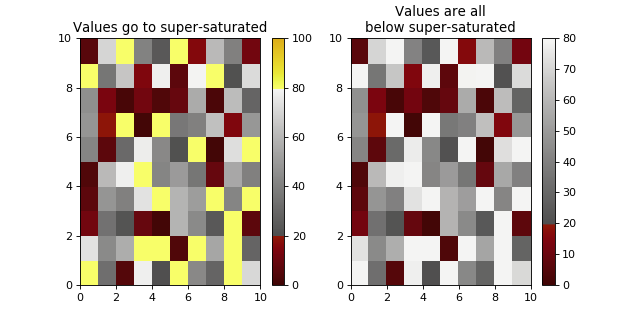

This chart was generated by the following Python code:
import cmocean
import matplotlib.pyplot as plt

cmap = cmocean.cm.oxy
fig, axes = plt.subplots(1, 2, figsize=(8,4))
A = np.random.randint(0, 101, (10,10))
mappable = axes[0].pcolormesh(A, vmin=0, vmax=100, cmap=cmap)
axes[0].set_title('Values go to super-saturated')
fig.colorbar(mappable, ax=axes[0])

newcmap = cmocean.tools.crop_by_percent(cmap, 20, which='max', N=None)
A[A>80] = 80
mappable = axes[1].pcolormesh(A, vmin=0, vmax=80, cmap=newcmap)
axes[1].set_title('Values are all\nbelow super-saturated')
fig.colorbar(mappable, ax=axes[1])
